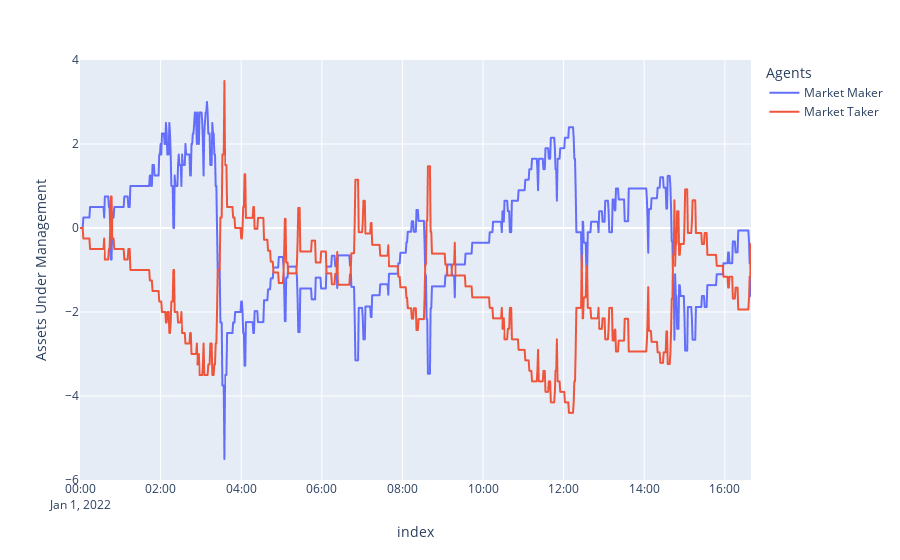

This figure's notebook cell:
### Code cell
import plotly.express as px
import pandas as pd

df_plot = pd.DataFrame()
df_plot['Market Maker'] = mm_holdings['aum']
df_plot['Market Taker'] = mt_holdings['aum']
fig = px.line(df_plot,labels={'variable':'Agents','value':'Assets Under Management','dt':'Date'})
fig.show()

### Figure 1 — Plotly figure (JSON) as saved in the notebook; plotly's stock layout.template omitted (floating-point values rounded to 4 significant figures; data arrays with more than 128 entries replaced by an {"elided": "..."} marker saying what was removed)
{"data": [{"hovertemplate": "Agents=Market Maker<br>index=%{x}<br>Assets Under Management=%{y}<extra></extra>", "legendgroup": "Market Maker", "line": {"color": "#636efa", "dash": "solid"}, "marker": {"symbol": "circle"}, "mode": "lines", "name": "Market Maker", "showlegend": true, "type": "scattergl", "x": {"elided": "1000 str values"}, "xaxis": "x", "y": {"elided": "1000 float values"}, "yaxis": "y"}, {"hovertemplate": "Agents=Market Taker<br>index=%{x}<br>Assets Under Management=%{y}<extra></extra>", "legendgroup": "Market Taker", "line": {"color": "#EF553B", "dash": "solid"}, "marker": {"symbol": "circle"}, "mode": "lines", "name": "Market Taker", "showlegend": true, "type": "scattergl", "x": {"elided": "1000 str values"}, "xaxis": "x", "y": {"elided": "1000 float values"}, "yaxis": "y"}], "layout": {"legend": {"title": {"text": "Agents"}, "tracegroupgap": 0}, "margin": {"t": 60}, "xaxis": {"anchor": "y", "domain": [0, 1], "title": {"text": "index"}}, "yaxis": {"anchor": "x", "domain": [0, 1], "title": {"text": "Assets Under Management"}}}}
